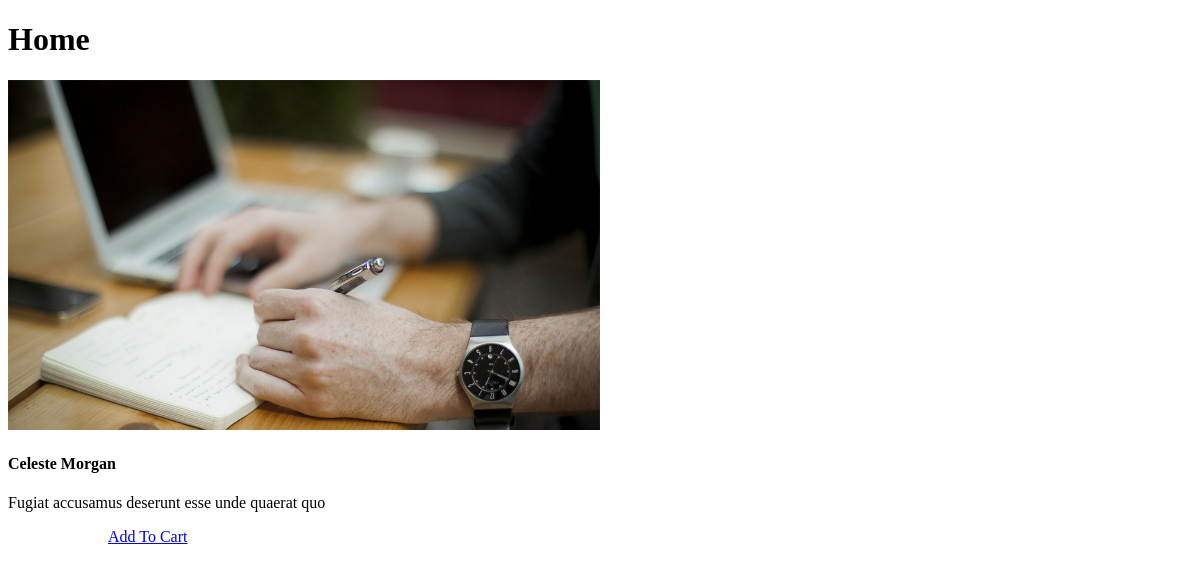
Before: / with the older database file.
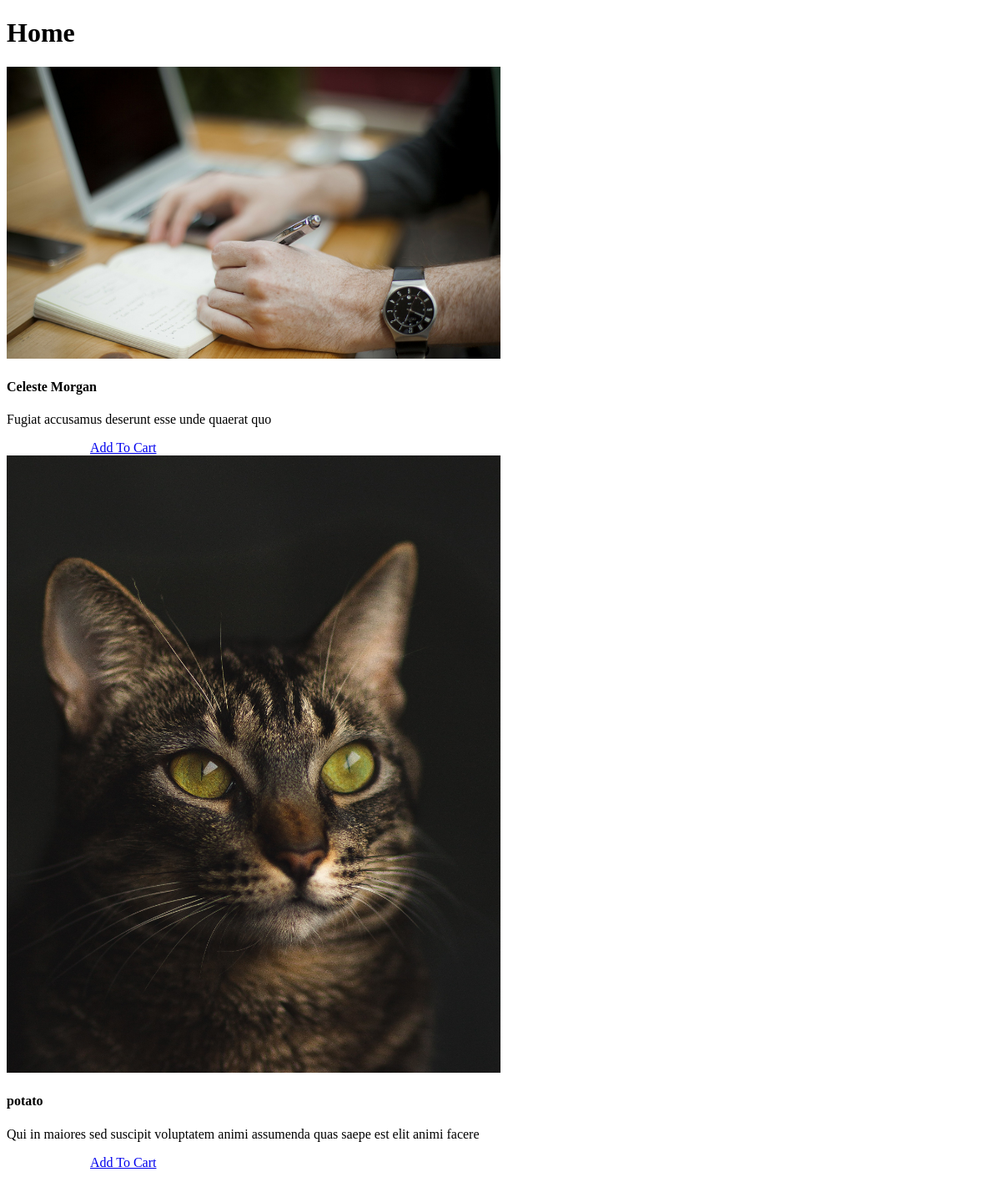
After: the same page with the newer database file.
### my_tennis/models.py (models this page shows, shortened)
class Product(models.Model):
    product_id=models.AutoField
    product_name=models.CharField(max_length=50)
    category= models.CharField(max_length=50, default="")
    sub_category= models.CharField(max_length=50, default="")
    price=models.IntegerField(default=0)
    desc=models.CharField(max_length=300)
    pub_date=models.DateField()
    image= models.ImageField(upload_to="my_tennis/images",default="")

### my_tennis/views.py (the view)
# urls.py: path('', views.home, name='index'),
def home(request):
    products= Product.objects.all()
    n= len(products)
    nSlides= n//4 + ceil((n/4) + (n//4))
    params={'no_of_slides':nSlides, 'range':range(1,nSlides), 'product': products}
    return render(request, 'home.html', params)

### template/home.html (shortened to what this page needs)
{% extends "master.html" %}
{% block content %}
  <h1>Home</h1>
  {% for i in product|slice:"1:"%}
    <div class="w3-third">
        <div class="w3-card">
            <img src='/media/{{i.image}}' style="width:50%">
            <div class="w3-container">
                <h4>{{i.product_name}}</h4>
                <p class="card-text">{{i.desc}}</p>
            </div>
            <a href="#" style="margin: 100px;">Add To Cart</a>
        </div>
    </div>
    {% endfor %}
{% endblock %}

### template/master.html (shortened to what this page needs)
<!DOCTYPE html>
<html>
<head>
</head>
<body>
{% block content %}
{% endblock %}
</body>
</html>

Changed rows visible on the page:
added Product: image (picture), product_name "potato", desc "Qui in maiores sed suscipit voluptatem animi assumenda quas saepe est elit animi facere"
